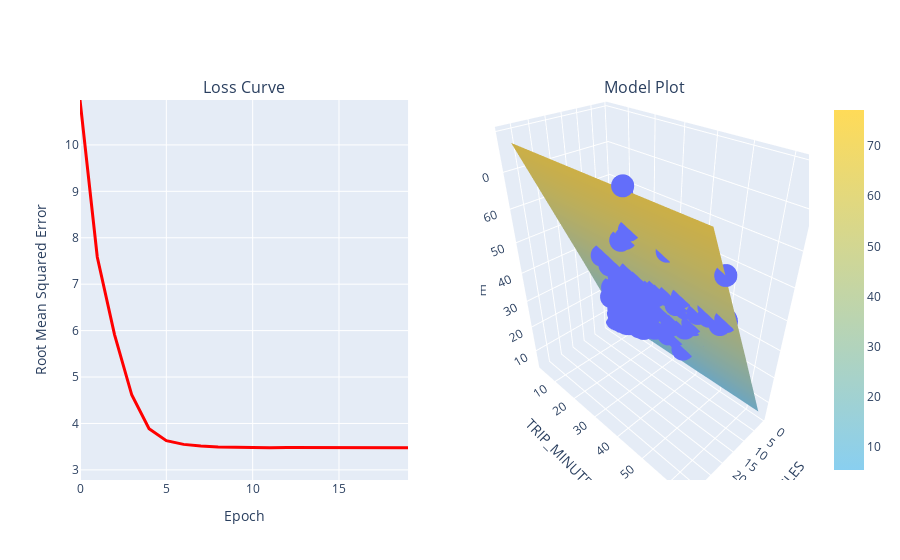

Source (notebook cell):
### Code cell
#@title Code - Experiment 3

# The following variables are the hyperparameters.
learning_rate = 0.001
epochs = 20
batch_size = 50

training_df.loc[:, 'TRIP_MINUTES'] = training_df['TRIP_SECONDS']/60

features = ['TRIP_MILES', 'TRIP_MINUTES']
label = 'FARE'

model_2 = run_experiment(training_df, features, label, learning_rate, epochs, batch_size)

### Figure 1 — Plotly figure (JSON) as saved in the notebook; plotly's stock layout.template omitted (floating-point values rounded to 4 significant figures; data arrays with more than 128 entries replaced by an {"elided": "..."} marker saying what was removed)
{"data": [{"hovertemplate": "TRIP_MILES=%{x}<br>TRIP_MINUTES=%{y}<br>FARE=%{z}<extra></extra>", "legendgroup": "", "marker": {"color": "#636efa", "symbol": "circle"}, "mode": "markers", "name": "", "scene": "scene", "showlegend": false, "type": "scatter3d", "x": {"elided": "200 float values"}, "y": {"elided": "200 float values"}, "z": {"elided": "200 float values"}}, {"colorscale": [[0, "#89CFF0"], [1, "#FFDB58"]], "scene": "scene", "type": "surface", "x": [0.572, 13.66, 31.66], "y": [2.983, 30.67, 64.33], "z": [[5.4, 35.89, 77.18], [5.4, 35.89, 77.18], [5.4, 35.89, 77.18]]}, {"hovertemplate": "x=%{x}<br>y=%{y}<extra></extra>", "legendgroup": "", "line": {"color": "#ff0000", "dash": "solid", "width": 3}, "marker": {"symbol": "circle"}, "mode": "lines", "name": "", "orientation": "v", "showlegend": false, "type": "scatter", "x": [0, 1, 2, 3, 4, 5, 6, 7, 8, 9, 10, 11, 12, 13, 14, 15, 16, 17, 18, 19], "xaxis": "x", "y": [10.97, 7.586, 5.914, 4.612, 3.889, 3.63, 3.549, 3.514, 3.495, 3.485, 3.482, 3.479, 3.48, 3.479, 3.478, 3.479, 3.478, 3.478, 3.478, 3.478], "yaxis": "y"}], "layout": {"annotations": [{"font": {"size": 16}, "showarrow": false, "text": "Loss Curve", "x": 0.225, "xanchor": "center", "xref": "paper", "y": 1, "yanchor": "bottom", "yref": "paper"}, {"font": {"size": 16}, "showarrow": false, "text": "Model Plot", "x": 0.775, "xanchor": "center", "xref": "paper", "y": 1, "yanchor": "bottom", "yref": "paper"}], "autosize": true, "scene": {"aspectmode": "auto", "aspectratio": {"x": 0.6163, "y": 1.16, "z": 1.399}, "domain": {"x": [0.55, 1], "y": [0, 1]}, "xaxis": {"title": {"text": "TRIP_MILES"}, "type": "linear"}, "yaxis": {"title": {"text": "TRIP_MINUTES"}, "type": "linear"}, "zaxis": {"title": {"text": "FARE"}, "type": "linear"}}, "xaxis": {"anchor": "y", "autorange": true, "domain": [0, 0.45], "range": [0, 19], "title": {"text": "Epoch"}, "type": "linear"}, "yaxis": {"anchor": "x", "domain": [0, 1], "range": [2.782, 10.97], "title": {"text": "Root Mean Squared Error"}, "type": "linear"}}}
